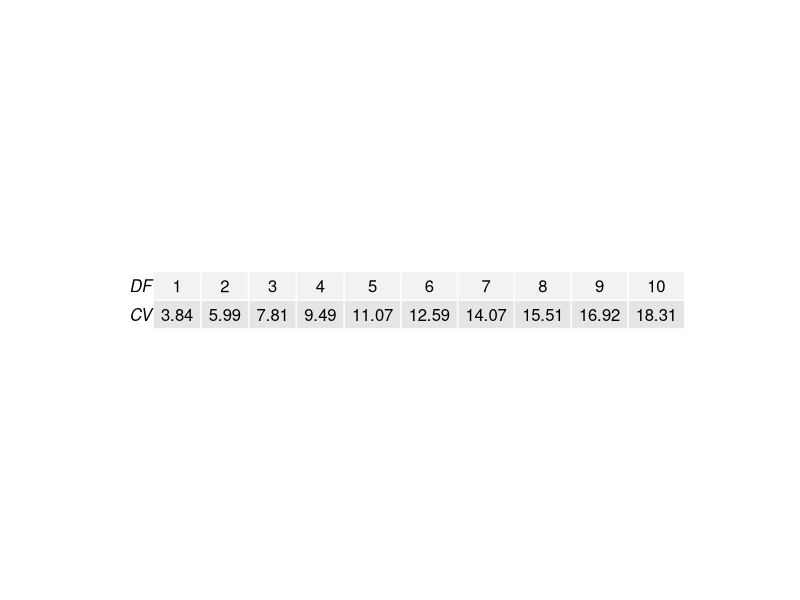
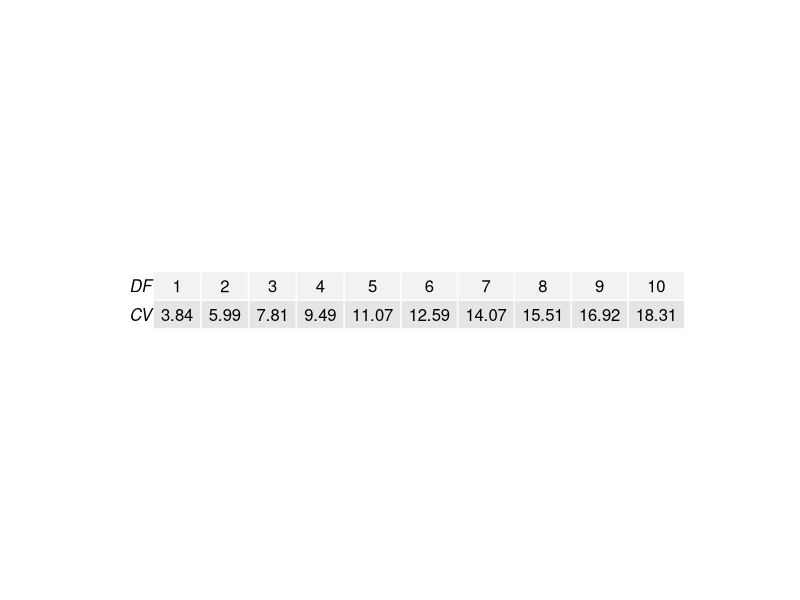
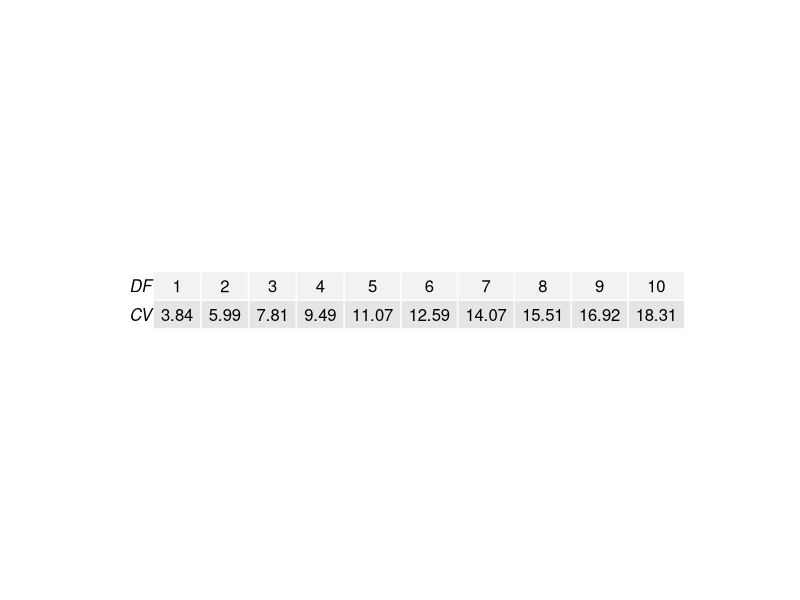
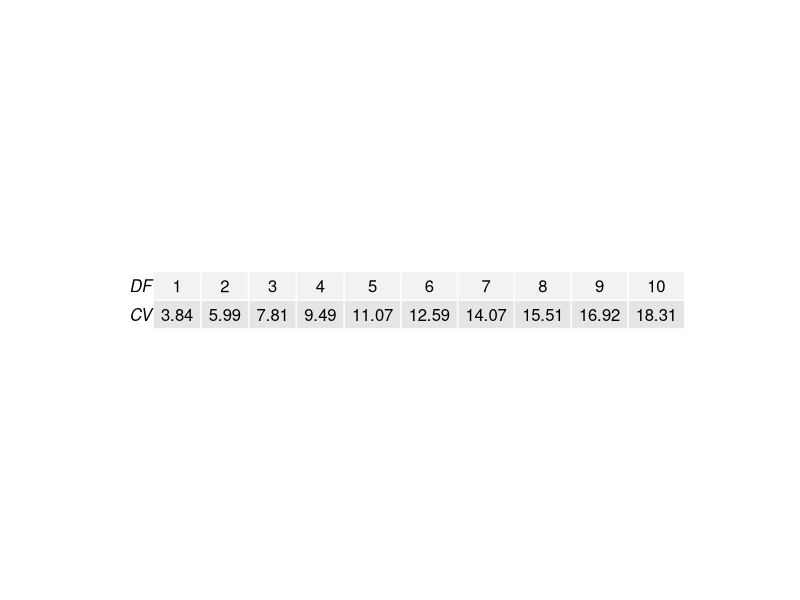
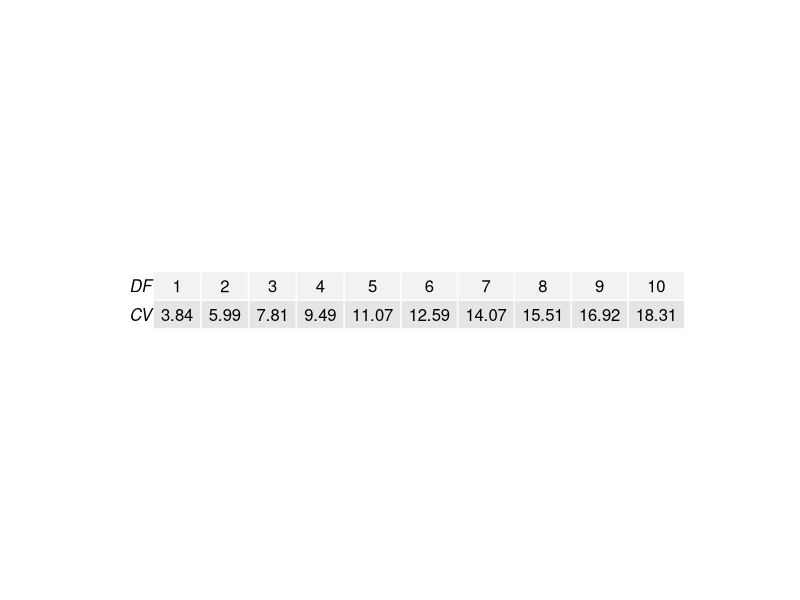
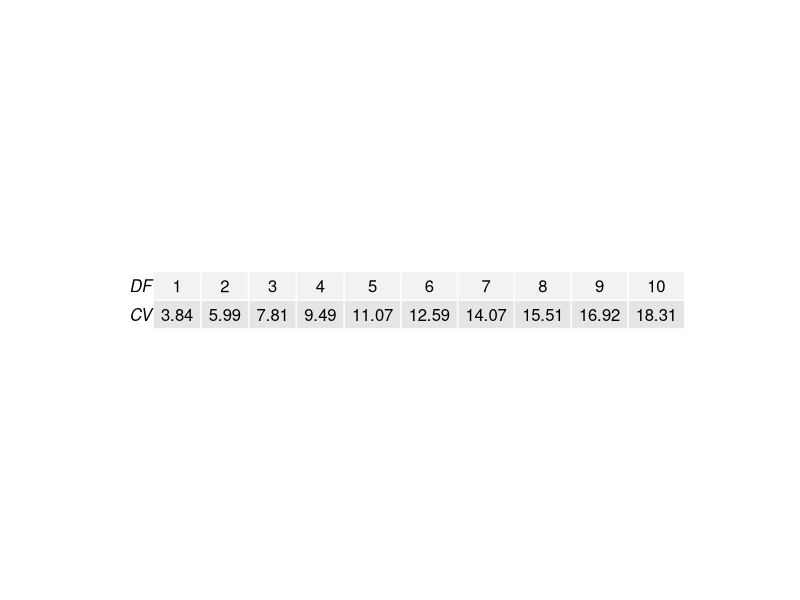
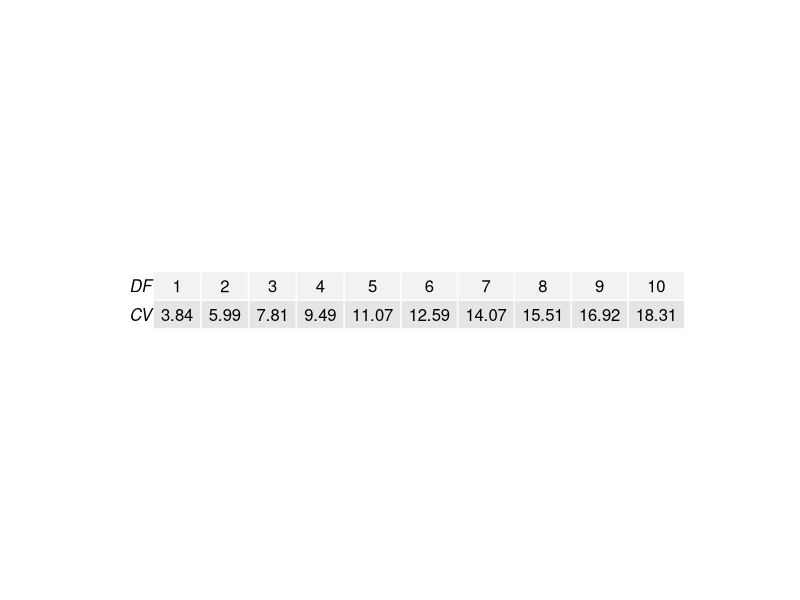
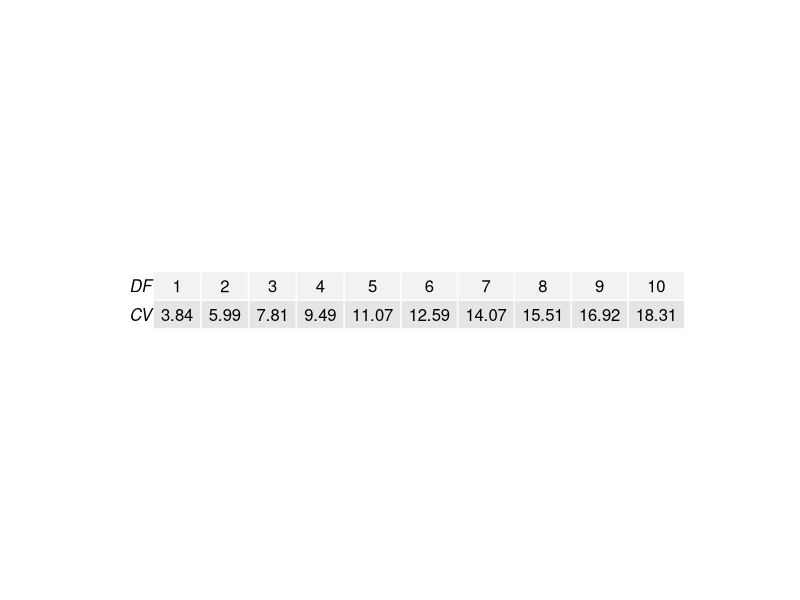

Generate these figures, in order, with R: (Note: this script raises an error after producing the figures.)
##### ChisqMC3 #####
library(gridExtra) # the pacakge needed for this particular question to create multiple grid-level plots in a page
ChisqMC3= function(
title = "ChisqMC3", # Question-bank title that will be easily viewable in e-learning
n = 200, # Number of questions to generate
type = "MC", # The question type, one of many possible types on e-learning
answers = 5, # Number of answers per MC question
points.per.q = 4, # Number of points the question is worth (on the test)
difficulty = 1, # An easily viewable difficulty level on e-learning
quest.txt1 = "Researchers collect data on two variables, the country of origin and religion of their subjects. There are ",
quest.txt2 = " countries and ",
quest.txt3 = " religions in the study. The researchers run a chi square test of association between country and religion. Using the table above, determine the critical value for this test.", # The above 3 question texts are the static text for the full question
digits = 2, # This is the number of decimal places to round off the data
loc.path = "Images/", # This is the local path used to store any randomly generated image files
e.path = "Images/", # This is the path on e-learning used to store any above-implemented image files
hint = "You need the formula for degrees of freedom from your chapter on chi squares.", # This is a student hint, visible to them during the exam on e-learning
feedback = "df = (#countries - 1)*(#religions - 1)" # This is student feedback, visible after the exam
)
{
param <- c("NewQuestion","ID","Title","QuestionText","Points","Difficulty", "Image",
           rep("Option", answers),"Hint","Feedback") # These are setting row names for the CSV file
questions <- data.frame() # This opens a data frame to store the randomly generated questions below
for(i in 1:n)
{
  ID <- paste(title, i, sep = "-") # The ID of the specific question within the bank, title + question number in the loop
  points <- sample(c(rep(0,answers-1),100),replace=F) # The proportion of points assigned to each possible answer, 1 if correct or 0 if incorrect
  corr.ind <- 7 + which.max(points) # This is the row index of the correct answer
  data1 <- sample(2:4, size = 1) # randomly generating the number of countries
  data2 <- sample(2:4, size = 1) # randomly generating the number of religions
  DF <- 1:10
  CV <- round(qchisq(.95, 1:10), digits = digits) # creating the critical values for different degrees of freedom
  data <- rbind(DF, CV) # joining each critical value with respective degrees of freedom
  corr.ans <- CV[(data1-1)*(data2-1)] # This is the correct answer to the question
  ans.txt <- sample(CV[CV != corr.ans], size = answers) # These are randomly generated incorrect answers.
  content <- c(type, ID, ID, paste(quest.txt1, data1, quest.txt2, data2, quest.txt3, sep = ""),
               points.per.q, difficulty, paste(e.path, title, ".jpeg", sep = ""),
               points, hint, feedback) # This is collecting a lot of the above information into a single vector
  options <- c(rep("",7), ans.txt, rep("",2)) # This is collecting the incorrect answers above, and indexing them correctly by row
  options[corr.ind] <- corr.ans # This is imputing the correct answer at the appropriate row index
  questions[(1+(9+answers)*i):((9+answers)*(i+1)),1] <- param # This is indexing and storing all the row names
  questions[(1+(9+answers)*i):((9+answers)*(i+1)),2] <- content # Indexing and storing all the content
  questions[(1+(9+answers)*i):((9+answers)*(i+1)),3] <- options # Indexing and storing the answers, both incorrect and correct
  jpeg(filename=paste(loc.path, title, ".jpeg", sep = ""),
       height = 22*nrow(data), width = 43*ncol(data)) # creating the image files in the designated place
  p <- tableGrob(data) # Creating the summary statistics for the graphical item
  grid.arrange(p)  # arranging all the summary statistics for the graphical items in one location
  dev.off()
}
questions <- questions[((10+answers)):((9+answers)*(n+1)),] # Storing only what's needed for e-learning upload as a CSV file
write.table(questions, sep=",", file=paste(title, ".csv", sep = ""),
            row.names=F, col.names=F) # Writing the CSV file
}

ChisqMC3()# creating the csv file
